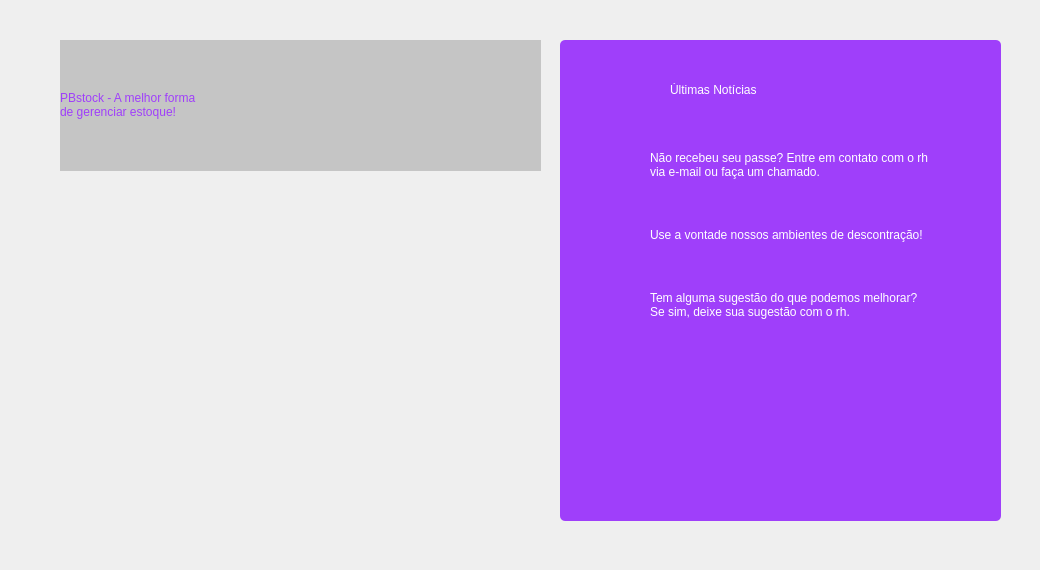
      <widget class="QWidget" name="pg_home">
       <widget class="QLabel" name="label">
        <property name="geometry">
         <rect>
          <x>260</x>
          <y>30</y>
          <width>481</width>
          <height>461</height>
         </rect>
        </property>
        <property name="styleSheet">
         <string notr="true">background-image: url(:/icones/logo.png);</string>
        </property>
        <property name="text">
         <string/>
        </property>
       </widget>
       <widget class="QStackedWidget" name="funcoes">
        <property name="geometry">
         <rect>
          <x>0</x>
          <y>0</y>
          <width>1031</width>
          <height>561</height>
         </rect>
        </property>
        <widget class="QWidget" name="home">
         <widget class="QFrame" name="quadro_noticias">
          <property name="geometry">
           <rect>
            <x>560</x>
            <y>40</y>
            <width>441</width>
            <height>481</height>
           </rect>
          </property>
          <property name="styleSheet">
           <string notr="true">background-color: #9f3ffa;
border-radius: 5px;</string>
          </property>
          <property name="frameShape">
           <enum>QFrame::StyledPanel</enum>
          </property>
          <property name="frameShadow">
           <enum>QFrame::Raised</enum>
          </property>
          <widget class="QLabel" name="lbl_titulo">
           <property name="geometry">
            <rect>
             <x>110</x>
             <y>30</y>
             <width>221</width>
             <height>41</height>
            </rect>
           </property>
           <property name="styleSheet">
            <string notr="true">color: white;
font: 20pt &quot;Montserrat&quot;;</string>
           </property>
           <property name="text">
            <string>Últimas Notícias</string>
           </property>
           <property name="textInteractionFlags">
            <set>Qt::LinksAccessibleByMouse|Qt::TextSelectableByMouse</set>
           </property>
          </widget>
          <widget class="QLabel" name="lbl_noticia3">
           <property name="geometry">
            <rect>
             <x>90</x>
             <y>240</y>
             <width>341</width>
             <height>51</height>
            </rect>
           </property>
           <property name="styleSheet">
            <string notr="true">color: white;
font: 10pt &quot;Montserrat&quot;;</string>
           </property>
           <property name="text">
            <string>Tem alguma sugestão do que podemos melhorar?
Se sim, deixe sua sugestão com o rh.</string>
           </property>
           <property name="textInteractionFlags">
            <set>Qt::LinksAccessibleByMouse|Qt::TextSelectableByMouse</set>
           </property>
          </widget>
          <widget class="QLabel" name="lbl_imagem3">
           <property name="geometry">
            <rect>
             <x>15</x>
             <y>240</y>
             <width>61</width>
             <height>61</height>
            </rect>
           </property>
           <property name="styleSheet">
            <string notr="true"/>
           </property>
           <property name="text">
            <string/>
           </property>
           <property name="pixmap">
            <pixmap resource="../QRC/file_principal_rc.qrc">:/icones/sugestões.png</pixmap>
           </property>
           <property name="scaledContents">
            <bool>true</bool>
           </property>
           <property name="textInteractionFlags">
            <set>Qt::LinksAccessibleByMouse|Qt::TextSelectableByMouse</set>
           </property>
          </widget>
          <widget class="QLabel" name="lbl_imagem2">
           <property name="geometry">
            <rect>
             <x>10</x>
             <y>160</y>
             <width>71</width>
             <height>71</height>
            </rect>
           </property>
           <property name="styleSheet">
            <string notr="true"/>
           </property>
           <property name="text">
            <string/>
           </property>
           <property name="pixmap">
            <pixmap resource="../QRC/file_principal_rc.qrc">:/icones/ambiente.png</pixmap>
           </property>
           <property name="scaledContents">
            <bool>true</bool>
           </property>
           <property name="textInteractionFlags">
            <set>Qt::LinksAccessibleByMouse|Qt::TextSelectableByMouse</set>
           </property>
          </widget>
          <widget class="QLabel" name="lbl_noticia1">
           <property name="geometry">
            <rect>
             <x>90</x>
             <y>100</y>
             <width>341</width>
             <height>51</height>
            </rect>
           </property>
           <property name="styleSheet">
            <string notr="true">color: white;
font: 10pt &quot;Montserrat&quot;;</string>
           </property>
           <property name="text">
            <string>Não recebeu seu passe? Entre em contato com o rh
via e-mail ou faça um chamado.</string>
           </property>
           <property name="textInteractionFlags">
            <set>Qt::LinksAccessibleByMouse|Qt::TextSelectableByMouse</set>
           </property>
          </widget>
          <widget class="QLabel" name="lbl_imagem1">
           <property name="geometry">
            <rect>
             <x>10</x>
             <y>90</y>
             <width>71</width>
             <height>71</height>
            </rect>
           </property>
           <property name="styleSheet">
            <string notr="true"/>
           </property>
           <property name="text">
            <string/>
           </property>
           <property name="pixmap">
            <pixmap resource="../QRC/file_principal_rc.qrc">:/icones/onibus.png</pixmap>
           </property>
           <property name="scaledContents">
            <bool>true</bool>
           </property>
           <property name="textInteractionFlags">
            <set>Qt::LinksAccessibleByMouse|Qt::TextSelectableByMouse</set>
           </property>
          </widget>
          <widget class="QLabel" name="lbl_noticia2">
           <property name="geometry">
            <rect>
             <x>90</x>
             <y>170</y>
             <width>341</width>
             <height>51</height>
            </rect>
           </property>
           <property name="styleSheet">
            <string notr="true">color: white;
font: 10pt &quot;Montserrat&quot;;</string>
           </property>
           <property name="text">
            <string>Use a vontade nossos ambientes de descontração!</string>
           </property>
           <property name="textInteractionFlags">
            <set>Qt::LinksAccessibleByMouse|Qt::TextSelectableByMouse</set>
           </property>
          </widget>
          <zorder>lbl_titulo</zorder>
          <zorder>lbl_imagem2</zorder>
          <zorder>lbl_noticia1</zorder>
          <zorder>lbl_imagem1</zorder>
          <zorder>lbl_noticia2</zorder>
          <zorder>lbl_noticia3</zorder>
          <zorder>lbl_imagem3</zorder>
         </widget>
         <widget class="QLabel" name="label_3">
          <property name="geometry">
           <rect>
            <x>60</x>
            <y>40</y>
            <width>481</width>
            <height>131</height>
           </rect>
          </property>
          <property name="autoFillBackground">
           <bool>false</bool>
          </property>
          <property name="styleSheet">
           <string notr="true">color: #9f3ffa;
background-color: rgb(197, 197, 197);
font: 28pt &quot;Montserrat&quot;;</string>
          </property>
          <property name="text">
           <string>PBstock - A melhor forma
de gerenciar estoque!</string>
          </property>
          <property name="textInteractionFlags">
           <set>Qt::LinksAccessibleByMouse|Qt::TextSelectableByMouse</set>
          </property>
         </widget>
         <widget class="QLabel" name="lbl_logo">
          <property name="geometry">
           <rect>
            <x>130</x>
            <y>210</y>
            <width>311</width>
            <height>311</height>
           </rect>
          </property>
          <property name="styleSheet">
           <string notr="true"/>
          </property>
          <property name="text">
           <string/>
          </property>
          <property name="pixmap">
           <pixmap>../../../../../Downloads/Estresse, hábitos parafuncionais (2).png</pixmap>
          </property>
          <property name="scaledContents">
           <bool>true</bool>
          </property>
         </widget>
        </widget>
        <widget class="QWidget" name="page_11"/>
        <widget class="QWidget" name="page"/>
        <widget class="QWidget" name="page_4"/>
       </widget>
      </widget>
